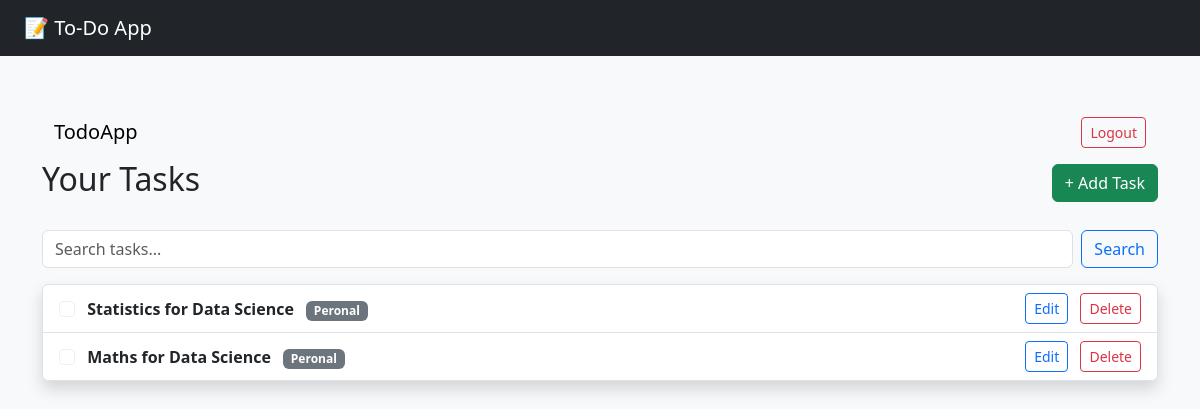
Before: / (signed in) with the older database file.
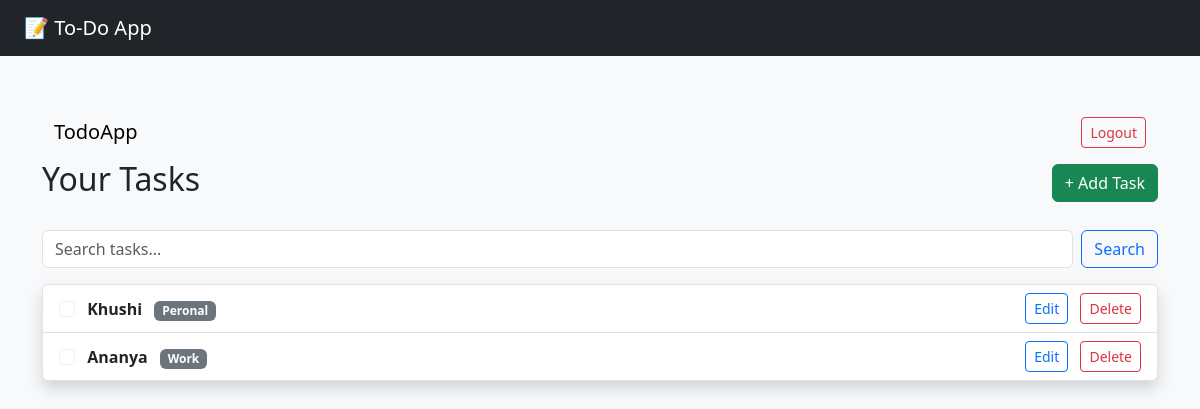
After: the same page with the newer database file.
### list/models.py (models this page shows, shortened)
class Task(models.Model):
  CATEGORY_CHOICES = [
    ('Work', 'Work'),
    ('Peronal', 'Personal'),
    ('Play', 'Play'),
    ('Sleep', 'Sleep'),
    ('Wake-Up-Time', 'Wake-Up'),
    ('Ohter', 'Other'),
  ]
  user = models.ForeignKey(User, on_delete=models.CASCADE, default=1)
  title = models.CharField(max_length=200)
  completed = models.BooleanField(default=False)
  created_at = models.DateTimeField(default=timezone.now)
  category = models.CharField(max_length=12, choices=CATEGORY_CHOICES, default='Work')

### list/views.py (the view)
# urls.py: path('', views.home, name='todo-home'),
@login_required
def home(request):
    query = request.GET.get('q', '').strip()
    if query != '':
        tasks = Task.objects.filter(user=request.user, title__icontains=query)
    else:
        tasks = Task.objects.filter(user=request.user)
    return render(request, 'list/index.html', {'tasks': tasks})

### templates/list/index.html (shortened to what this page needs)
{% extends 'base.html' %}
{% block content %}
<nav class="navbar navbar-expand-lg navbar-light bg-light">
  <div class="container-fluid">
    <a class="navbar-brand" href="{% url 'todo-home' %}">TodoApp</a>
    <div class="collapse navbar-collapse justify-content-end">
      <ul class="navbar-nav">
        {% if user.is_authenticated %}
          <li class="nav-item">
            <form action="{% url 'logout' %}" method="post" style="display: inline;">
              <button type="submit" class="btn btn-outline-danger btn-sm">Logout</button>
            </form>
          </li>
        {% else %}
          <li class="nav-item">
            <a class="btn btn-outline-primary btn-sm" href="{% url 'login' %}">Login</a>
          </li>
        {% endif %}
      </ul>
    </div>
  </div>
</nav>
<div class="d-flex justify-content-between align-items-center mb-4">
    <h2>Your Tasks</h2>
    <a href="{% url 'add_task' %}" class="btn btn-success">+ Add Task</a>
</div>
<form method="get" class="mb-3 d-flex gap-2">
    <input type="text" name="q" class="form-control" placeholder="Search tasks..." value="{{ request.GET.q }}">
    <button type="submit" class="btn btn-outline-primary">Search</button>
</form>
{% if tasks %}
    <ul class="list-group shadow">
        {% for task in tasks %}
            <li class="list-group-item d-flex justify-content-between align-items-center">
                <div>
                    <input class="form-check-input me-2" type="checkbox" {% if task.completed %}checked{% endif %} disabled>
                    <strong class="{% if task.completed %}text-decoration-line-through{% endif %}">
                        {{ task.title }}
                    </strong>
                    <span class="badge bg-secondary ms-2">{{ task.category }}</span>
                </div>
                <div>
                    <a href="{% url 'update_task' task.id %}" class="btn btn-sm btn-outline-primary me-2">Edit</a>
                    <a href="{% url 'delete_task' task.id %}" class="btn btn-sm btn-outline-danger"
                       onclick="return confirm('Delete this task?');">
                        Delete
                    </a>
                </div>
            </li>
        {% endfor %}
    </ul>
{% else %}
    <div class="alert alert-warning mt-3">No tasks found.</div>
{% endif %}
{% endblock %}

### templates/base.html (shortened to what this page needs)
<!DOCTYPE html>
<html lang="en">
<head>
    <link href="https://cdn.jsdelivr.net/npm/bootstrap@5.3.3/dist/css/bootstrap.min.css" rel="stylesheet">
</head>
<body>
    <nav class="navbar navbar-expand-lg navbar-dark bg-dark px-4">
        <a class="navbar-brand" href="{% url 'todo-home' %}">📝 To-Do App</a>
    </nav>
    <div class="container py-5">
        {% block content %}{% endblock %}
    </div>
</body>
</html>

### templates/base.html (style rules this page uses)
body { background: #f8f9fa; }

Changed rows visible on the page:
removed Task: title "Statistics for Data Science", category "Peronal"
removed Task: title "Maths for Data Science", category "Peronal"
added Task: title "Khushi", category "Peronal"
added Task: title "Ananya", category "Work"
